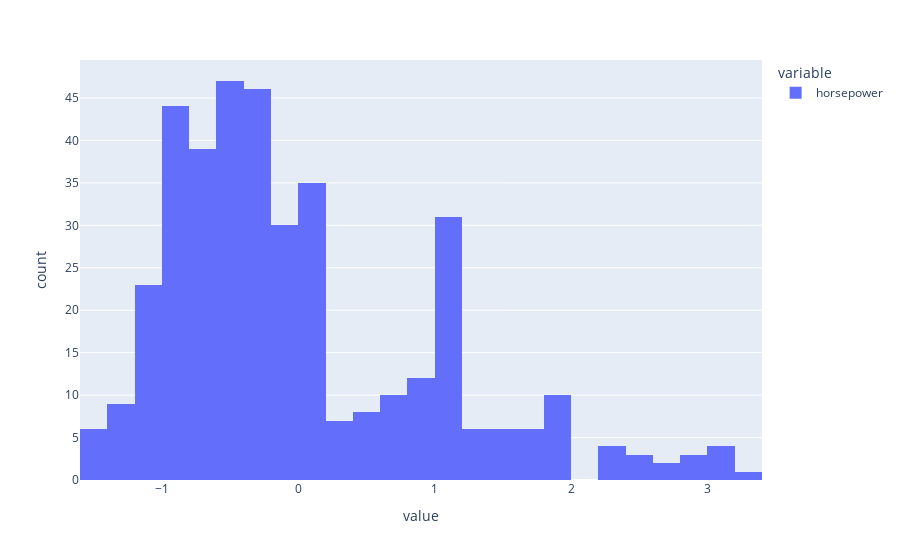

Here is the notebook cell this chart was saved with:
### Code cell
px.histogram(data.horsepower)

### Figure 1 — Plotly figure (JSON) as saved in the notebook; plotly's stock layout.template omitted (floating-point values rounded to 4 significant figures; data arrays with more than 128 entries replaced by an {"elided": "..."} marker saying what was removed)
{"data": [{"alignmentgroup": "True", "bingroup": "x", "hovertemplate": "variable=horsepower<br>value=%{x}<br>count=%{y}<extra></extra>", "legendgroup": "horsepower", "marker": {"color": "#636efa", "pattern": {"shape": ""}}, "name": "horsepower", "offsetgroup": "horsepower", "orientation": "v", "showlegend": true, "type": "histogram", "x": {"elided": "392 float values"}, "xaxis": "x", "yaxis": "y"}], "layout": {"barmode": "relative", "legend": {"title": {"text": "variable"}, "tracegroupgap": 0}, "margin": {"t": 60}, "xaxis": {"anchor": "y", "domain": [0, 1], "title": {"text": "value"}}, "yaxis": {"anchor": "x", "domain": [0, 1], "title": {"text": "count"}}}}
